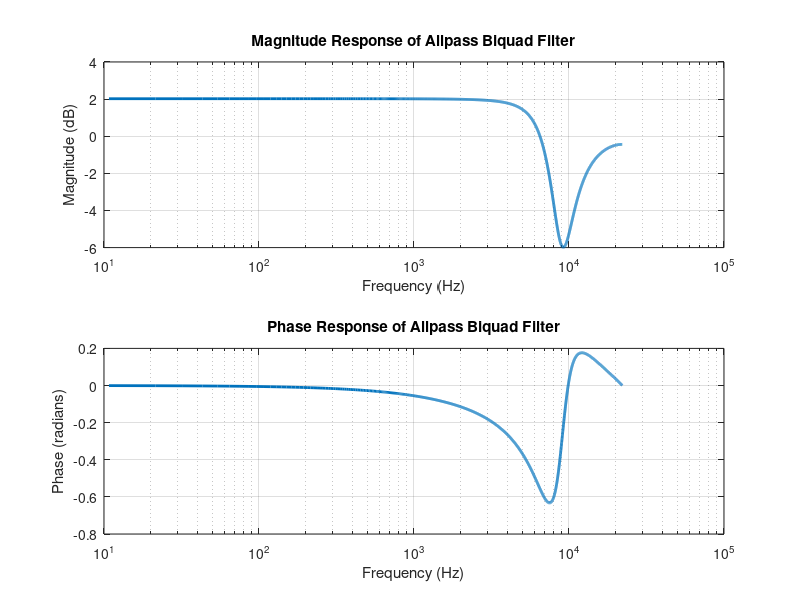
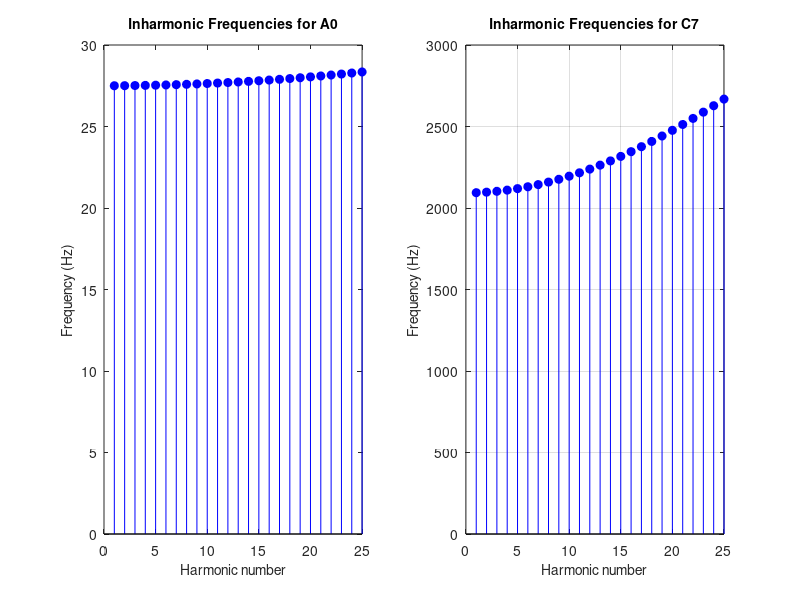

MATLAB code for these plots, in order:
% This script calculates the harmonic frequencies of a piano string taking into
% account the inharmonicity. It then simulates the phase delay introduced by
% an allpass biquad filter for two notes, A0 and C7, given their fundamental
% frequencies and inharmonicity coefficients. The loss filter is assumed to be
% a scalar and thus does not affect the phase. The phase delay for each harmonic
% is plotted for both notes, and the frequency response of the allpass filter is
% also plotted using freqz.

% Parameters
f0_A0 = 27.5; % Fundamental frequency for note A0
f0_C7 = 2093.0; % Fundamental frequency for note C7
B_A0 = 1e-4; % Inharmonicity coefficient for A0
B_C7 = 1e-3; % Inharmonicity coefficient for C7
fs = 44.1e3; % Sampling frequency

% Calculate harmonics frequencies using the inharmonicity formula
k = 1:25; % Harmonic numbers
f_k_A0 = f0_A0 * sqrt(1 + B_A0 * k.^2);
% Print the inharmonic frequencies for A0 and C7
fprintf('Inharmonic frequencies for A0:\n');
disp(f_k_A0);

f_k_C7 = f0_C7 * sqrt(1 + B_C7 * k.^2);
fprintf('\nInharmonic frequencies for C7:\n');
disp(f_k_C7);

% Convert frequencies to angular frequencies
omega_k_A0 = 2 * pi * f_k_A0;
omega_k_C7 = 2 * pi * f_k_C7;

% Define the allpass filter coefficients (make sure these are defined correctly)
b0 = 0.9; 
b1 = -0.44;  
b2 = 0.6;   
a0 = 1;   
a1 = -b2; % a1 is always the negative of b2
a2 = -b1; % a2 is always the negative of b1  

b = [b0, b1, b2]; % Numerator coefficients
a = [a0, a1, a2]; % Denominator coefficients

% Calculate the frequency response using freqz
[H, freq] = freqz(b, a, 2048, fs); % freqz returns frequency vector and response

% Convert the response to magnitude and phase
magResp = 20 * log10(abs(H)); % Convert magnitude to dB
phaseResp = unwrap(angle(H)); % Unwrap the phase response

% Plot the magnitude response on a logarithmic scale
figure;
subplot(2, 1, 1);
semilogx(freq, magResp, 'LineWidth', 2);
grid on;
title('Magnitude Response of Allpass Biquad Filter');
xlabel('Frequency (Hz)');
ylabel('Magnitude (dB)');

% Plot the phase response on a logarithmic scale
subplot(2, 1, 2);
semilogx(freq, phaseResp, 'LineWidth', 2);
grid on;
title('Phase Response of Allpass Biquad Filter');
xlabel('Frequency (Hz)');
ylabel('Phase (radians)');

% Plotting the inharmonic frequencies for A0
figure;
subplot(1, 2, 1);
stem(k, f_k_A0, 'b', 'filled');
title('Inharmonic Frequencies for A0');
xlabel('Harmonic number');
ylabel('Frequency (Hz)');

% Plotting the inharmonic frequencies for C7
subplot(1, 2, 2);
stem(k, f_k_C7, 'b', 'filled');
title('Inharmonic Frequencies for C7');
xlabel('Harmonic number');
ylabel('Frequency (Hz)');

% Show grid
grid on;

% Set the figure properties
set(gcf, 'Color', 'w');
set(findall(gcf,'-property','FontSize'),'FontSize', 10);

% Ensure the same length for vectors before plotting
assert(length(freq) == length(phaseResp), 'Frequency and phase vectors must be the same length.');


% The first set of plots shows the magnitude and phase response of the allpass
% filter. The second set of plots shows the phase delay across the harmonics for
% notes A0 and C7. These plots can be used to analyze the effect of the allpass
% filter on the phase of each harmonic component of the piano string's vibration.
